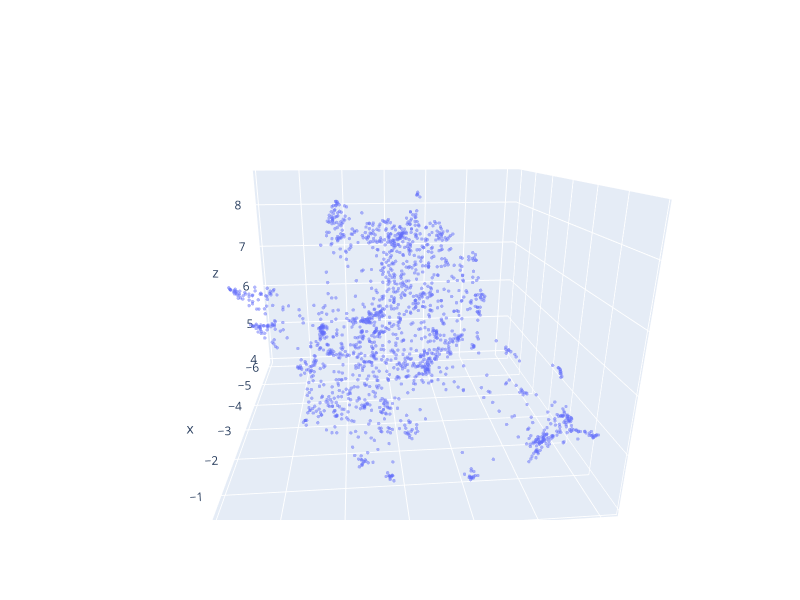

Notebook code for this chart:
### Code cell
fig = go.Figure()
fig.add_trace(go.Scatter3d(
    x=text_reduced3[:, 0], y=text_reduced3[:, 1], z=text_reduced3[:, 2],
    hovertext=[n[:100] for n in text_news],
    mode="markers",
    marker=dict(line=dict(width=0), size=2, 
               ),
    opacity=0.5
))

fig.update_layout(width=800, height=600)
fig.show()

### Figure 1 — Plotly figure (JSON) as saved in the notebook; plotly's stock layout.template omitted (floating-point values rounded to 4 significant figures; data arrays with more than 128 entries replaced by an {"elided": "..."} marker saying what was removed)
{"data": [{"hovertext": {"elided": "1708 str values"}, "marker": {"line": {"width": 0}, "size": 2}, "mode": "markers", "opacity": 0.5, "type": "scatter3d", "x": {"elided": "1708 float values"}, "y": {"elided": "1708 float values"}, "z": {"elided": "1708 float values"}}], "layout": {"height": 600, "scene": {"aspectmode": "auto", "aspectratio": {"x": 1.085, "y": 1.091, "z": 0.8449}, "camera": {"center": {"x": 0, "y": 0, "z": 0}, "eye": {"x": 1.607, "y": -0.1395, "z": 0.552}, "projection": {"type": "perspective"}, "up": {"x": 0, "y": 0, "z": 1}}}, "width": 800}}
